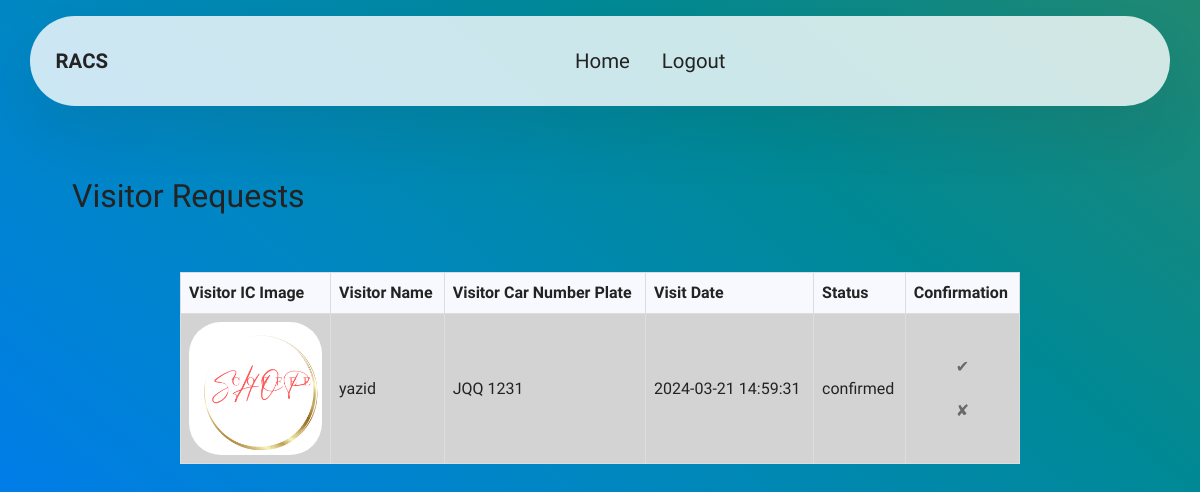
The page /RACS/resident.php (signed in) on the database its author committed.
### tables this page shows
CREATE TABLE `visitors` (
  `visitor_id` int NOT NULL,
  `visitor_name` varchar(255) NOT NULL,
  `visitor_address` varchar(255) NOT NULL,
  `visitor_ic_number` varchar(20) NOT NULL,
  `visitor_ic_photo` varchar(255) DEFAULT NULL,
  `created_at` timestamp NULL DEFAULT CURRENT_TIMESTAMP,
  `visitor_car_plate` varchar(20) DEFAULT NULL,
  `status` varchar(50) DEFAULT 'Pending'
);

### RACS/resident.php (the view, shortened to what this page needs)
<!DOCTYPE html>
<html lang="en">
<head>
    <link rel="stylesheet" href="assets/web/assets/icons/icons2.css">
    <link rel="stylesheet" href="assets/parallax/jarallax.css">
    <link rel="stylesheet" href="assets/bootstrap/css/bootstrap.min.css">
    <link rel="stylesheet" href="assets/bootstrap/css/bootstrap-grid.min.css">
    <link rel="stylesheet" href="assets/bootstrap/css/bootstrap-reboot.min.css">
    <link rel="stylesheet" href="assets/dropdown/css/style.css">
    <link rel="stylesheet" href="assets/socicon/css/styles.css">
    <link rel="stylesheet" href="assets/animatecss/animate.css">
    <link rel="stylesheet" href="assets/theme/css/style.css">
    <link rel="stylesheet" href="https://cdnjs.cloudflare.com/ajax/libs/normalize/5.0.0/normalize.min.css">
    <link rel="stylesheet" href="assets/style/css/additional.css" type="text/css">
    <link rel="stylesheet" href="assets/style.css">
    <link rel="stylesheet" href="style.css">
</head>
<body style="background-image: linear-gradient(to right top, #0765f1, #007de8, #0087c2, #008995, #208872);">
    <?php include_once('header.php'); ?>
    <h2 style="margin-top: 15%; padding-left:6%;">Visitor Requests</h2>
    <table style="background-color: lightgrey;">
        <thead style="background-color:ghostwhite;">
            <tr>
                <th style="width: 150px;">Visitor IC Image</th>
                <th>Visitor Name</th>
                <th>Visitor Car Number Plate</th>
                <th>Visit Date</th>
                <th>Status</th>
                <th>Confirmation</th>
            </tr>
        </thead>
        <tbody>
            <?php
            include("dbConnection.php");
            $resident_id = $_SESSION['resident_id'];
            $query = "SELECT v.*, r.address AS resident_address
            FROM visitors v
            JOIN residents r ON v.visitor_address = r.address
            WHERE r.resident_id = ?
            ORDER BY v.created_at DESC";
            $stmt = mysqli_prepare($conn, $query);
            mysqli_stmt_bind_param($stmt, 'i', $resident_id);
            mysqli_stmt_execute($stmt);
            $result = mysqli_stmt_get_result($stmt);
            if (mysqli_num_rows($result) > 0) {
                while ($row = mysqli_fetch_assoc($result)) {
                    echo "<tr>";
                    echo "<td><img src='" . htmlspecialchars($row['visitor_ic_photo']) . "' alt='Visitor Photo'></td>";
                    echo "<td>" . htmlspecialchars($row['visitor_name']) . "</td>";
                    echo "<td>" . htmlspecialchars($row['visitor_car_plate']) . "</td>";
                    echo "<td>" . htmlspecialchars($row['created_at']) . "</td>";
                    echo "<td>" . htmlspecialchars($row['status']) . "</td>";
                    echo "<td>";
                    if ($row['status'] == 'confirmed') {
                        echo "<button style=color:dimgray; disabled>&#10004;</button>";
                        echo "<button style=color:dimgray; disabled>&#10008;</button>";
                    } else if ($row['status'] == 'declined') {
                        echo "<button style=color:dimgray; disabled>&#10004;</button>";
                        echo "<button style=color:dimgray; disabled>&#10008;</button>";
                    } else {
                        echo "<button style=color:green; onclick='confirmVisit(" . $row['visitor_id'] . ", true)'>&#10004;</button>";
                        echo "<button style='color:red;' onclick='confirmVisit(" . $row['visitor_id'] . ", false)'>&#10008;</button>";
                    }
                    echo "</td>";
                    echo "</tr>";
                }
            } else {
                echo "<tr><td colspan='3'>No visitor requests found for the resident.</td></tr>";
            }
            ?>
        </tbody>
    </table>
</body>
</html>

### RACS/assets/theme/css/style.css (style rules this page uses)
body { font-style: normal; line-height: 1.5; font-weight: 400; color: #232323; position: relative; }
button { background-color: transparent; border-color: transparent; }
h1, h2, h3, h4, h5, h6, .display-1, .display-2, .display-4, .display-5, .display-7, span, p, a { line-height: 1; word-break: break-word; word-wrap: break-word; font-weight: 400; }
img, iframe { display: block; width: 100%; }
html, body { height: auto; min-height: 100vh; }

### RACS/assets/style/css/additional.css (style rules this page uses)
img, .card-wrap, .card-wrapper, .video-wrapper, .mbr-figure iframe, .google-map iframe, .slide-content, .plan, .card, .item-wrapper { border-radius: 2rem !important; }
body { font-family: var(--display1-font, 'Inter Tight'); background: color-mix(in srgb, var(--dominant-color, #0f1305) 10%, transparent); }
body { overflow-x: hidden; }

### RACS/assets/style.css (style rules this page uses)
body { background: #f2f2f2; }
button { cursor: pointer; background: #00A885; width: 100%; border: 0; padding: 10px 15px; color: #fff; font-size: 20px; -webkit-transition: 0.3s linear; transition: 0.3s linear; }

### RACS/style.css (style rules this page uses)
:root { --background: #E6FBF6; --dominant-color: #06D6A0; --primary-color: #EF476F; --secondary-color: #1B9AAA; --success-color: #2BD888; --danger-color: #DA293A; --warning-color: #FFC004; --info-color: #11CCF2; --background-text: #000000; --dominant-text: #000000; --primary-text: #FFFFFF; --secondary-text: #FFFFFF; --success-text: #000000; --danger-text: #FFFFFF; --warning-text: #000000; --info-text: #000000; }
table { width: 70%; border-collapse: collapse; margin-top: 5%; margin-left: 15%; }
th, td { border: 1px solid #dddddd; text-align: left; padding: 8px; }

### RACS/resident.php (style rules this page uses)
table { width: 70%; border-collapse: collapse; margin-top: 5%; margin-left: 15%; }
th, td { border: 1px solid #dddddd; text-align: left; padding: 5px; }

### rows shown on the page
visitors: visitor_ic_photo (picture), visitor_name "yazid", visitor_car_plate "JQQ 1231", created_at "2024-03-21 14:59:31", status "confirmed"
